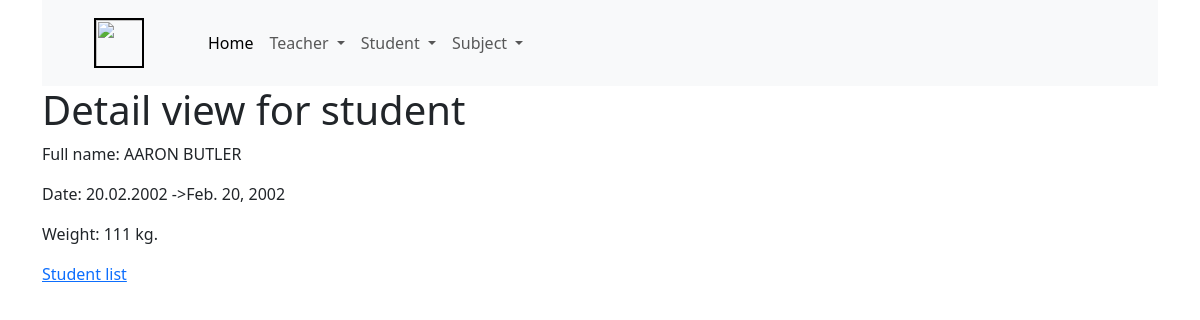
Page /first_app/student_detail/88/ on the earlier database version.
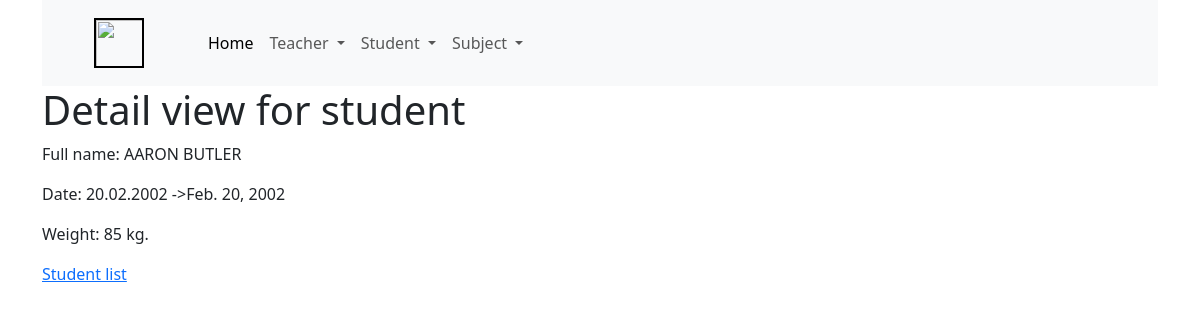
Same page on the later database version.
### first_app/models.py (models this page shows)
class Student(models.Model):
    name = models.CharField(max_length=100)
    date_of_birth = models.DateField(null=True, blank=True)
    weight = models.IntegerField()

### first_app/views.py (the view)
# urls.py: path('student_detail/<int:pk>/', views.StudentDetailView.as_view(), name='student_detail'),
class StudentDetailView(DetailView):
    model = Student

### first_app/templates/first_app/student_detail.html (shortened to what this page needs)
{% extends 'base.html' %}
{% block content %}
	<h1>Detail view for student</h1>
    <div>
        <p>Full name: {{ student.name|upper }}</p>
        <p>Date: {{ student.date_of_birth|date:'d.m.Y' }} ->{{ student.date_of_birth }}</p>
        <p>Weight: {{ student.weight }} kg.</p>
    </div>
    <p><a href="/first_app/student_list">Student list</a></p>
{% endblock %}

Differences in the rows shown:
changed Student "AARON BUTLER": weight "111" → "85"
